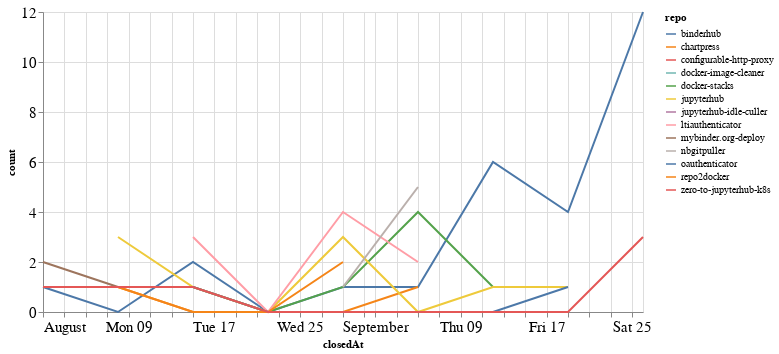

Notebook code cell kept with this figure:
### Code cell
closed_by_time = closed_by.groupby('repo').resample('W', on='closedAt').count()['author'].reset_index()
closed_by_time = closed_by_time.rename(columns={'author': 'count'})

alt.Chart(closed_by_time, width=600).mark_line().encode(
    x='closedAt',
    y='count',
    color='repo',
    tooltip="repo"
)

### Figure 1 — Vega-Lite specification as saved in the notebook (floating-point values rounded to 4 significant figures)
{"config": {"axisLeft": {"labelFontSize": 15}, "axisBottom": {"labelFontSize": 15}}, "data": {"name": "data-beafa678121e5d52c8d9f7551b447430"}, "mark": "line", "encoding": {"color": {"type": "nominal", "field": "repo"}, "tooltip": {"type": "nominal", "field": "repo"}, "x": {"type": "temporal", "field": "closedAt"}, "y": {"type": "quantitative", "field": "count"}}, "width": 600, "$schema": "https://vega.github.io/schema/vega-lite/v4.8.1.json", "datasets": {"data-beafa678121e5d52c8d9f7551b447430": [{"repo": "binderhub", "closedAt": "2021-08-01T00:00:00", "count": 1}, {"repo": "binderhub", "closedAt": "2021-08-08T00:00:00", "count": 0}, {"repo": "binderhub", "closedAt": "2021-08-15T00:00:00", "count": 2}, {"repo": "binderhub", "closedAt": "2021-08-22T00:00:00", "count": 0}, {"repo": "binderhub", "closedAt": "2021-08-29T00:00:00", "count": 1}, {"repo": "binderhub", "closedAt": "2021-09-05T00:00:00", "count": 1}, {"repo": "binderhub", "closedAt": "2021-09-12T00:00:00", "count": 6}, {"repo": "binderhub", "closedAt": "2021-09-19T00:00:00", "count": 4}, {"repo": "binderhub", "closedAt": "2021-09-26T00:00:00", "count": 12}, {"repo": "chartpress", "closedAt": "2021-08-08T00:00:00", "count": 1}, {"repo": "chartpress", "closedAt": "2021-08-15T00:00:00", "count": 0}, {"repo": "chartpress", "closedAt": "2021-08-22T00:00:00", "count": 0}, {"repo": "chartpress", "closedAt": "2021-08-29T00:00:00", "count": 0}, {"repo": "chartpress", "closedAt": "2021-09-05T00:00:00", "count": 1}, {"repo": "configurable-http-proxy", "closedAt": "2021-09-19T00:00:00", "count": 1}, {"repo": "docker-image-cleaner", "closedAt": "2021-09-26T00:00:00", "count": 1}, {"repo": "docker-stacks", "closedAt": "2021-08-08T00:00:00", "count": 1}, {"repo": "docker-stacks", "closedAt": "2021-08-15T00:00:00", "count": 1}, {"repo": "docker-stacks", "closedAt": "2021-08-22T00:00:00", "count": 0}, {"repo": "docker-stacks", "closedAt": "2021-08-29T00:00:00", "count": 1}, {"repo": "docker-stacks", "closedAt": "2021-09-05T00:00:00", "count": 4}, {"repo": "docker-stacks", "closedAt": "2021-09-12T00:00:00", "count": 1}, {"repo": "jupyterhub", "closedAt": "2021-08-08T00:00:00", "count": 3}, {"repo": "jupyterhub", "closedAt": "2021-08-15T00:00:00", "count": 1}, {"repo": "jupyterhub", "closedAt": "2021-08-22T00:00:00", "count": 0}, {"repo": "jupyterhub", "closedAt": "2021-08-29T00:00:00", "count": 3}, {"repo": "jupyterhub", "closedAt": "2021-09-05T00:00:00", "count": 0}, {"repo": "jupyterhub", "closedAt": "2021-09-12T00:00:00", "count": 1}, {"repo": "jupyterhub", "closedAt": "2021-09-19T00:00:00", "count": 1}, {"repo": "jupyterhub-idle-culler", "closedAt": "2021-09-19T00:00:00", "count": 2}, {"repo": "ltiauthenticator", "closedAt": "2021-08-15T00:00:00", "count": 3}, {"repo": "ltiauthenticator", "closedAt": "2021-08-22T00:00:00", "count": 0}, {"repo": "ltiauthenticator", "closedAt": "2021-08-29T00:00:00", "count": 4}, {"repo": "ltiauthenticator", "closedAt": "2021-09-05T00:00:00", "count": 2}, {"repo": "mybinder.org-deploy", "closedAt": "2021-08-01T00:00:00", "count": 2}, {"repo": "mybinder.org-deploy", "closedAt": "2021-08-08T00:00:00", "count": 1}, {"repo": "nbgitpuller", "closedAt": "2021-08-29T00:00:00", "count": 1}, {"repo": "nbgitpuller", "closedAt": "2021-09-05T00:00:00", "count": 5}, {"repo": "oauthenticator", "closedAt": "2021-08-15T00:00:00", "count": 1}, {"repo": "oauthenticator", "closedAt": "2021-08-22T00:00:00", "count": 0}, {"repo": "oauthenticator", "closedAt": "2021-08-29T00:00:00", "count": 0}, {"repo": "oauthenticator", "closedAt": "2021-09-05T00:00:00", "count": 0}, {"repo": "oauthenticator", "closedAt": "2021-09-12T00:00:00", "count": 0}, {"repo": "oauthenticator", "closedAt": "2021-09-19T00:00:00", "count": 1}, {"repo": "repo2docker", "closedAt": "2021-08-08T00:00:00", "count": 1}, {"repo": "repo2docker", "closedAt": "2021-08-15T00:00:00", "count": 0}, {"repo": "repo2docker", "closedAt": "2021-08-22T00:00:00", "count": 0}, {"repo": "repo2docker", "closedAt": "2021-08-29T00:00:00", "count": 2}, {"repo": "zero-to-jupyterhub-k8s", "closedAt": "2021-08-01T00:00:00", "count": 1}, {"repo": "zero-to-jupyterhub-k8s", "closedAt": "2021-08-08T00:00:00", "count": 1}, {"repo": "zero-to-jupyterhub-k8s", "closedAt": "2021-08-15T00:00:00", "count": 1}, {"repo": "zero-to-jupyterhub-k8s", "closedAt": "2021-08-22T00:00:00", "count": 0}, {"repo": "zero-to-jupyterhub-k8s", "closedAt": "2021-08-29T00:00:00", "count": 0}, {"repo": "zero-to-jupyterhub-k8s", "closedAt": "2021-09-05T00:00:00", "count": 0}, {"repo": "zero-to-jupyterhub-k8s", "closedAt": "2021-09-12T00:00:00", "count": 0}, {"repo": "zero-to-jupyterhub-k8s", "closedAt": "2021-09-19T00:00:00", "count": 0}, {"repo": "zero-to-jupyterhub-k8s", "closedAt": "2021-09-26T00:00:00", "count": 3}]}}
